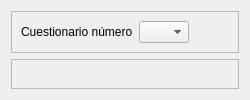
            <widget class="QWidget" name="pageClaves">
             <layout class="QVBoxLayout" name="verticalLayout_8">
              <item>
               <widget class="QFrame" name="frame_4">
                <property name="maximumSize">
                 <size>
                  <width>16777215</width>
                  <height>50</height>
                 </size>
                </property>
                <property name="frameShape">
                 <enum>QFrame::Shape::StyledPanel</enum>
                </property>
                <property name="frameShadow">
                 <enum>QFrame::Shadow::Raised</enum>
                </property>
                <layout class="QHBoxLayout" name="horizontalLayout_5">
                 <item>
                  <widget class="QLabel" name="label_9">
                   <property name="text">
                    <string>Cuestionario número</string>
                   </property>
                   <property name="alignment">
                    <set>Qt::AlignmentFlag::AlignLeading|Qt::AlignmentFlag::AlignLeft|Qt::AlignmentFlag::AlignVCenter</set>
                   </property>
                  </widget>
                 </item>
                 <item>
                  <widget class="QComboBox" name="comboNumeroCuestionario">
                   <property name="maximumSize">
                    <size>
                     <width>50</width>
                     <height>16777215</height>
                    </size>
                   </property>
                  </widget>
                 </item>
                 <item>
                  <spacer name="horizontalSpacer">
                   <property name="orientation">
                    <enum>Qt::Orientation::Horizontal</enum>
                   </property>
                   <property name="sizeHint" stdset="0">
                    <size>
                     <width>40</width>
                     <height>20</height>
                    </size>
                   </property>
                  </spacer>
                 </item>
                </layout>
               </widget>
              </item>
              <item>
               <widget class="QFrame" name="frameItemsRespuesta">
                <property name="frameShape">
                 <enum>QFrame::Shape::StyledPanel</enum>
                </property>
                <property name="frameShadow">
                 <enum>QFrame::Shadow::Raised</enum>
                </property>
               </widget>
              </item>
             </layout>
            </widget>
